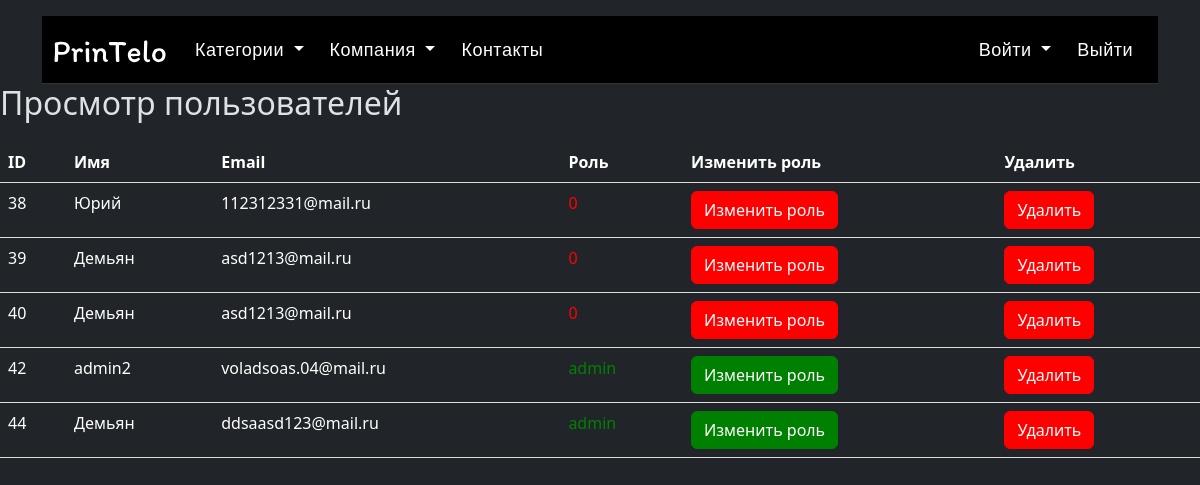
/korneuev/view_users.php, run on an earlier commit of the app's database.
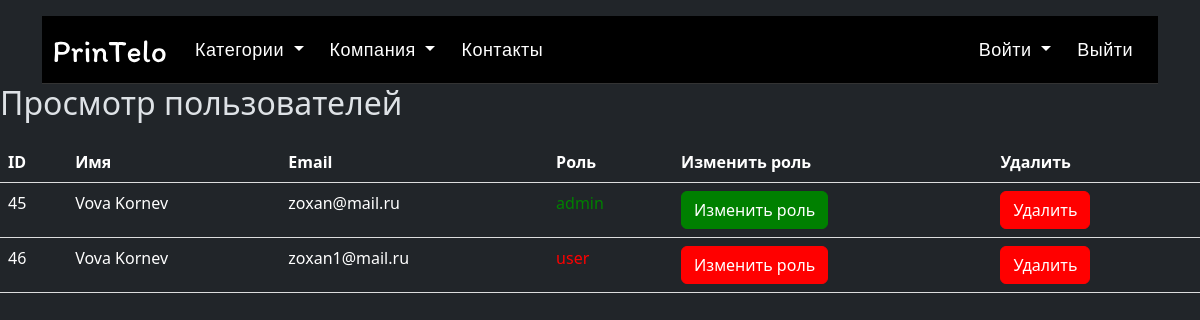
And on a later commit of the database.
### tables this page shows
CREATE TABLE `users` (
  `id` int(11) NOT NULL,
  `name` varchar(255) NOT NULL,
  `mail` varchar(255) NOT NULL,
  `password` varchar(255) NOT NULL,
  `role` text NOT NULL,
  `telephone` text NOT NULL
);

### korneuev/view_users.php (the view, shortened to what this page needs)
<?php
$servername = "localhost";
$username = "zoxan";
$password = "123";
$dbname = "textovarorg";
try {
    $db = new PDO("mysql:host=$servername;dbname=$dbname", $username, $password);
    $db->setAttribute(PDO::ATTR_ERRMODE, PDO::ERRMODE_EXCEPTION);
} catch(PDOException $e) {
    echo "Ошибка подключения: " . $e->getMessage();
    exit;
}
include "header.php";
$stmt = $db->query("SELECT * FROM users");
$users = $stmt->fetchAll();
?>
<body>
<h2>Просмотр пользователей</h2>
<table class="table">
    <thead>
    <tr>
        <th>ID</th>
        <th>Имя</th>
        <th>Email</th>
        <th>Роль</th>
        <th>Изменить роль</th>
        <th>Удалить</th>
    </tr>
    </thead>
    <tbody>
    <?php foreach ($users as $user): ?>
        <tr>
            <td><?php echo $user['id']; ?></td>
            <td><?php echo $user['name']; ?></td>
            <td><?php echo $user['mail']; ?></td>
            <td style="color: <?php echo $user['role'] == 'admin' ? 'rgb(0, 128, 0)' : 'rgb(255, 0, 0)'; ?>"><?php echo $user['role']; ?></td>
            <td>
                <form method="post" action="change_role.php" onsubmit="return confirm('Вы уверены, что хотите изменить роль этого пользователя?');">
                    <button type="submit" class="btn btn-primary" style="background-color: <?php echo $user['role'] == 'admin' ? 'rgb(0, 128, 0)' : 'rgb(255, 0, 0)'; ?>; border-color: <?php echo $user['role'] == 'admin' ? 'rgb(0, 128, 0)' : 'rgb(255, 0, 0)'; ?>; color: white;">Изменить роль</button>
                </form>
            </td>
            <td>
                <form method="post" action="delete_user.php" onsubmit="return confirm('Вы уверены, что хотите удалить этого пользователя?');">
                    <button type="submit" class="btn btn-danger" style="background-color: rgb(255, 0, 0); border-color: rgb(255, 0, 0); color: white;">Удалить</button>
                </form>
            </td>
        </tr>
    <?php endforeach; ?>
    </tbody>
</table>
</body>

What changed in the data, as far as the page shows it:
removed users: id "38", name "Юрий", mail "112312331@mail.ru", role "0"
removed users: id "39", name "Демьян", mail "asd1213@mail.ru", role "0"
removed users: id "40", name "Демьян", mail "asd1213@mail.ru", role "0"
removed users: id "42", name "admin2", mail "voladsoas.04@mail.ru", role "admin"
removed users: id "44", name "Демьян", mail "ddsaasd123@mail.ru", role "admin"
added users: id "45", name "Vova Kornev", mail "zoxan@mail.ru", role "admin"
added users: id "46", name "Vova Kornev", mail "zoxan1@mail.ru", role "user"
